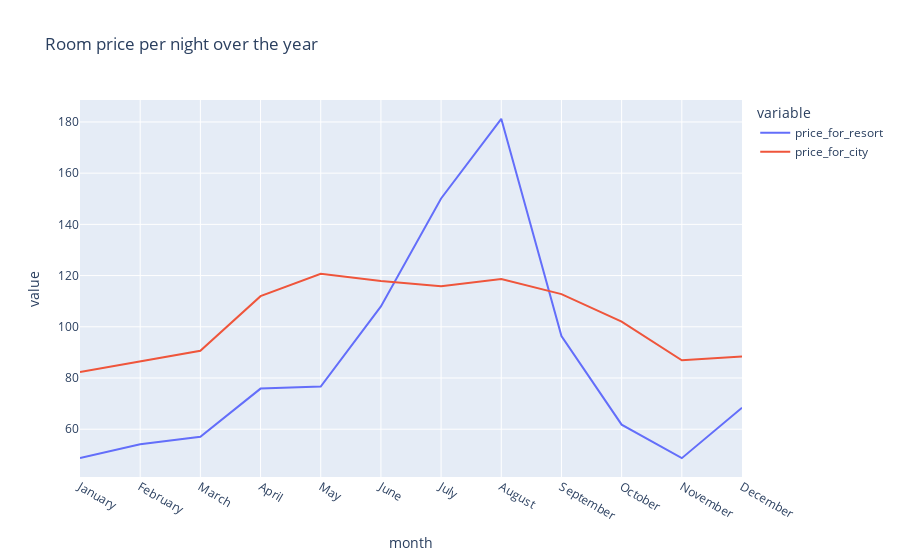

Source (notebook cell):
### Code cell
px.line(final2,x='month',y=['price_for_resort','price_for_city'],title='Room price per night over the year')

### Figure 1 — Plotly figure (JSON) as saved in the notebook; plotly's stock layout.template omitted (floating-point values rounded to 4 significant figures)
{"data": [{"hovertemplate": "variable=price_for_resort<br>month=%{x}<br>value=%{y}<extra></extra>", "legendgroup": "price_for_resort", "line": {"color": "#636efa", "dash": "solid"}, "marker": {"symbol": "circle"}, "mode": "lines", "name": "price_for_resort", "orientation": "v", "showlegend": true, "type": "scatter", "x": ["January", "February", "March", "April", "May", "June", "July", "August", "September", "October", "November", "December"], "xaxis": "x", "y": [48.76, 54.15, 57.06, 75.87, 76.66, 108.0, 150.1, 181.2, 96.42, 61.78, 48.71, 68.41], "yaxis": "y"}, {"hovertemplate": "variable=price_for_city<br>month=%{x}<br>value=%{y}<extra></extra>", "legendgroup": "price_for_city", "line": {"color": "#EF553B", "dash": "solid"}, "marker": {"symbol": "circle"}, "mode": "lines", "name": "price_for_city", "orientation": "v", "showlegend": true, "type": "scatter", "x": ["January", "February", "March", "April", "May", "June", "July", "August", "September", "October", "November", "December"], "xaxis": "x", "y": [82.33, 86.52, 90.66, 112.0, 120.7, 117.9, 115.8, 118.7, 112.8, 102.0, 86.95, 88.4], "yaxis": "y"}], "layout": {"legend": {"title": {"text": "variable"}, "tracegroupgap": 0}, "title": {"text": "Room price per night over the year"}, "xaxis": {"anchor": "y", "domain": [0, 1], "title": {"text": "month"}}, "yaxis": {"anchor": "x", "domain": [0, 1], "title": {"text": "value"}}}}
